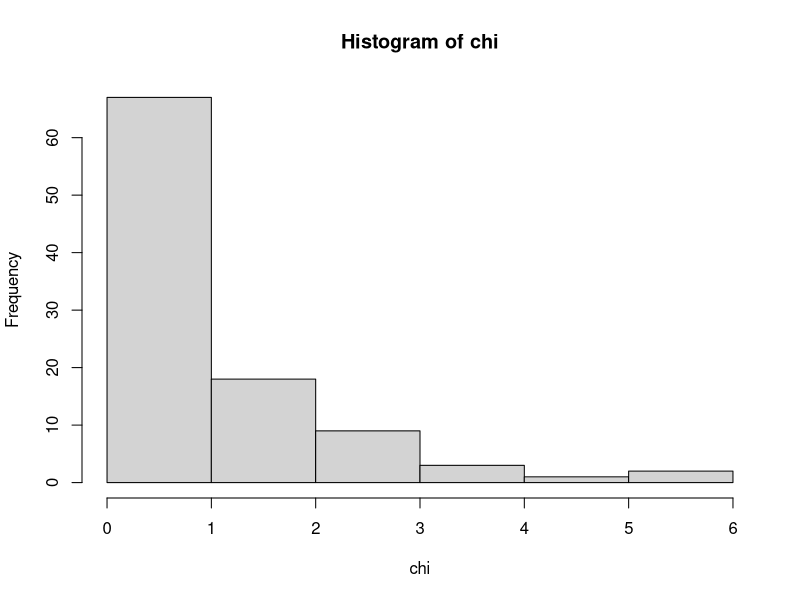
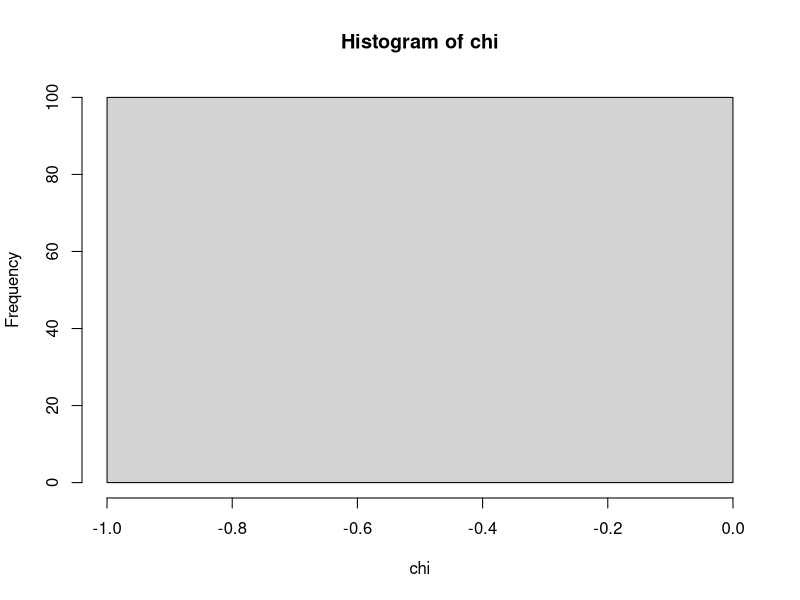
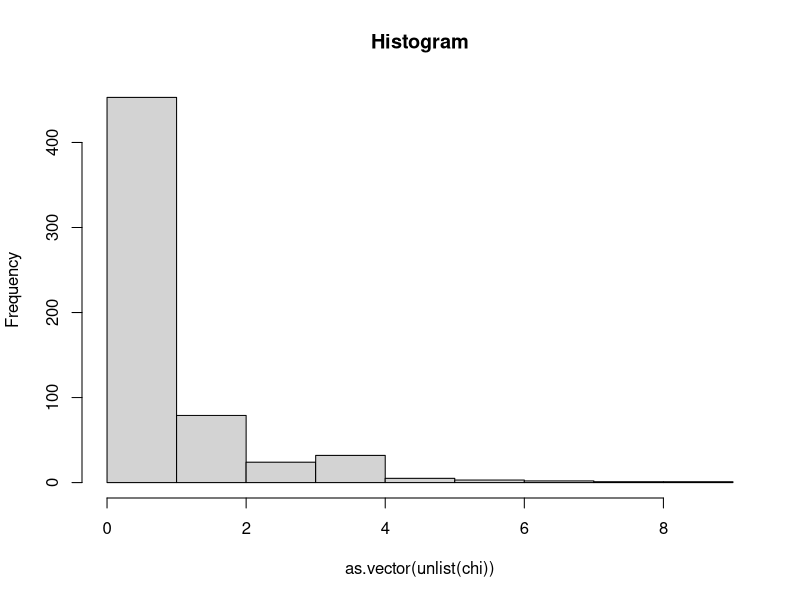
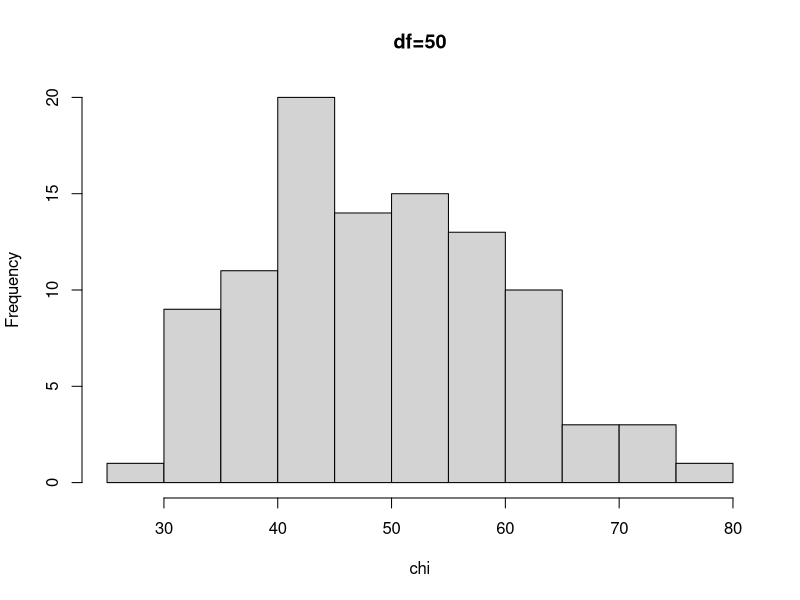

Reproduce these figures in R, in order.
O <- c(20, 40)
E <- c(0.5, 0.5)
chisq.test(O, p = E)

#Chi-squared test for given probabilities
#
#data:  O
#X-squared = 6.6667, n = 1, p-value = 0.009823

num_chi <- 100
num_obs <- 600
chi <- c()

for (i in 1:num_chi) {
  
  rep_obs <- runif(num_obs)
  rep_obs <- ifelse(rep_obs > 0.5, 0, 1)
  t <- table(rep_obs)
  
  p <- chisq.test(t, p = c(0.5, 0.5))
  chi[i] <- p$statistic
  
}

hist(chi)

###

num_chi <- 100

chi_square_distance <- function(num_obs) {
  e <- c(num_obs/1, num_obs/1)
  
  sum((table(sample(x = 1, size = num_obs, replace = TRUE)) - e) ^ 2 / e)
}

chi <- replicate(num_chi, chi_square_distance(6))
hist(chi)

###
simulate_chi_distance <- function(num_chi, p, num_obs) {
  
  chi <- as.numeric()
  
  for (i in 1:num_obs) {
    t <- table(as.factor(rbinom(num_chi, 1, prob = p)))
    chi[i] <- chisq.test(t)[1]
  }
  
  hist(as.vector(unlist(chi)), main = 'Histogram')
}

simulate_chi_distance(100, 0.5, 600)

###
num_chi <- 100
n <- 50

chi_square_distance <- function(num_obs) {
  e <- c(num_obs/n, num_obs/n)
  
  sum((table(sample(x = n, size = num_obs, replace = TRUE)) - e) ^ 2 / e)
}

chi <- replicate(num_chi, chi_square_distance(600))
hist(chi, main=paste("df=", n, sep=''))

#hist(replicate(1000, sum(rnorm(2)^2)))

###
qchisq(0.95, 2)

